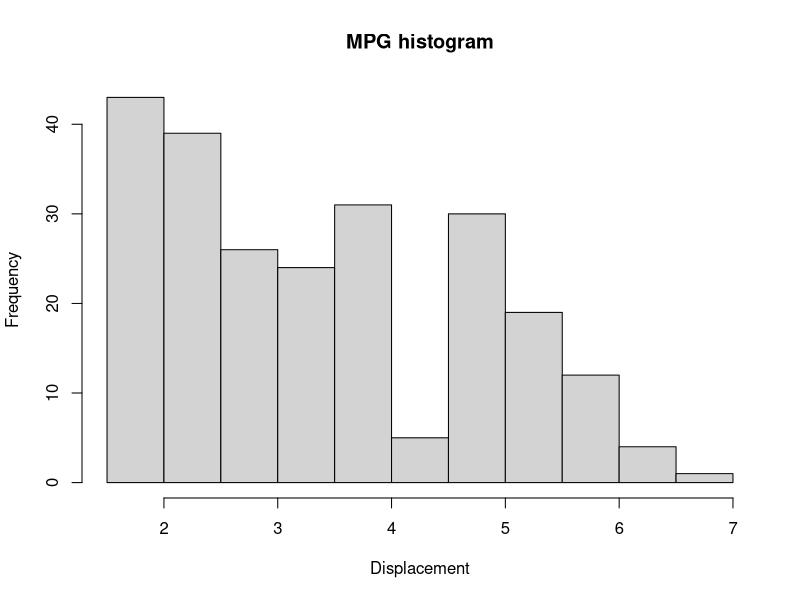
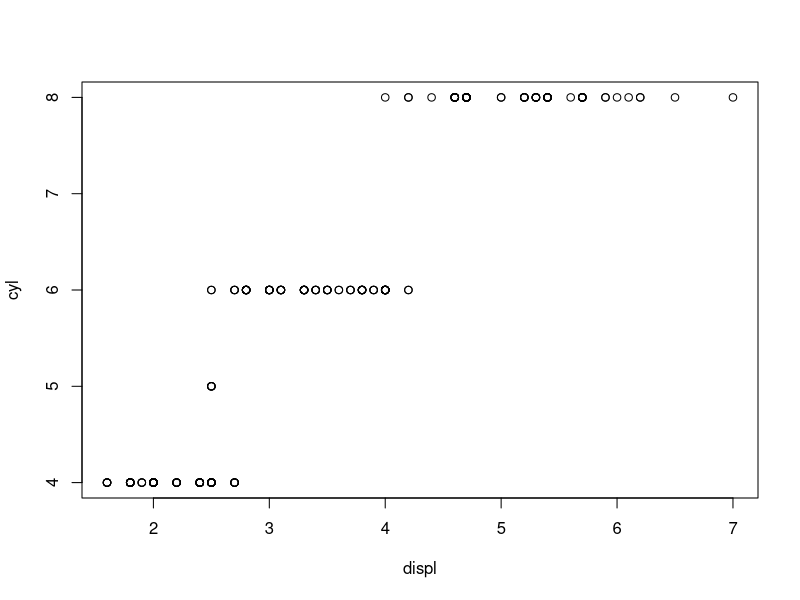
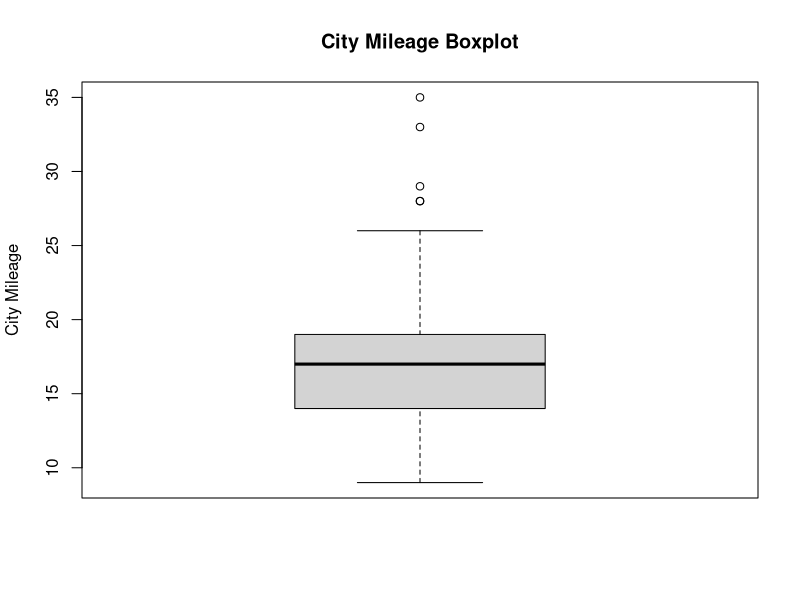
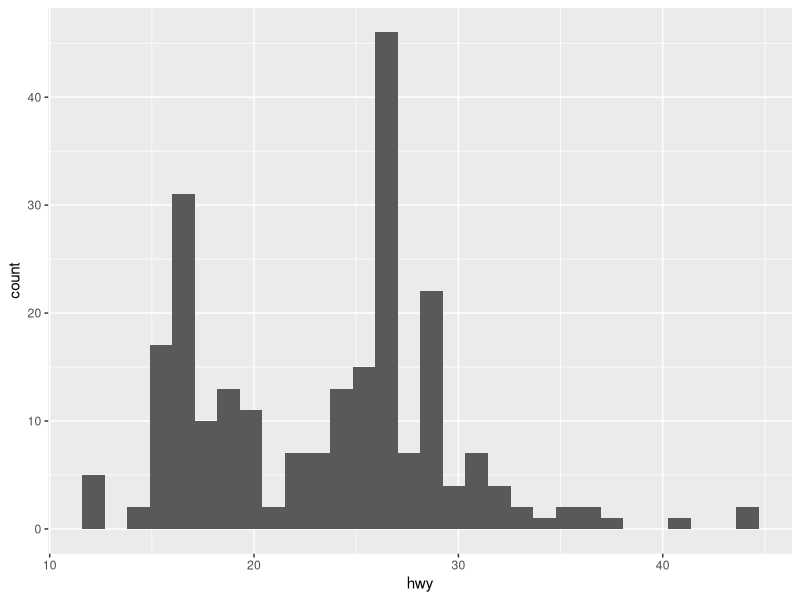
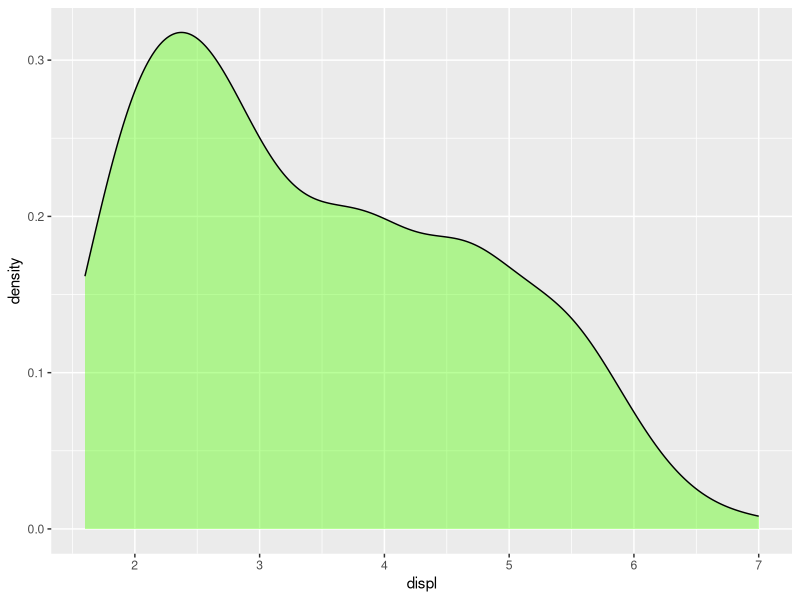
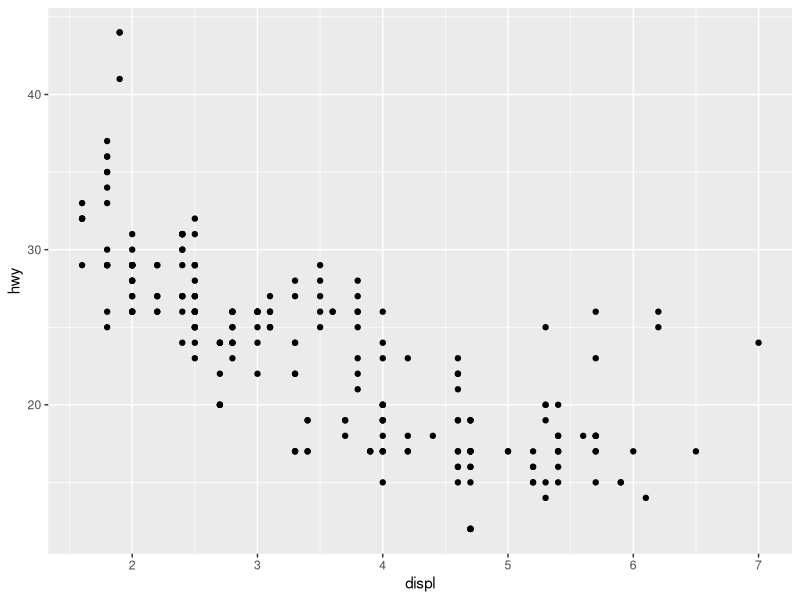
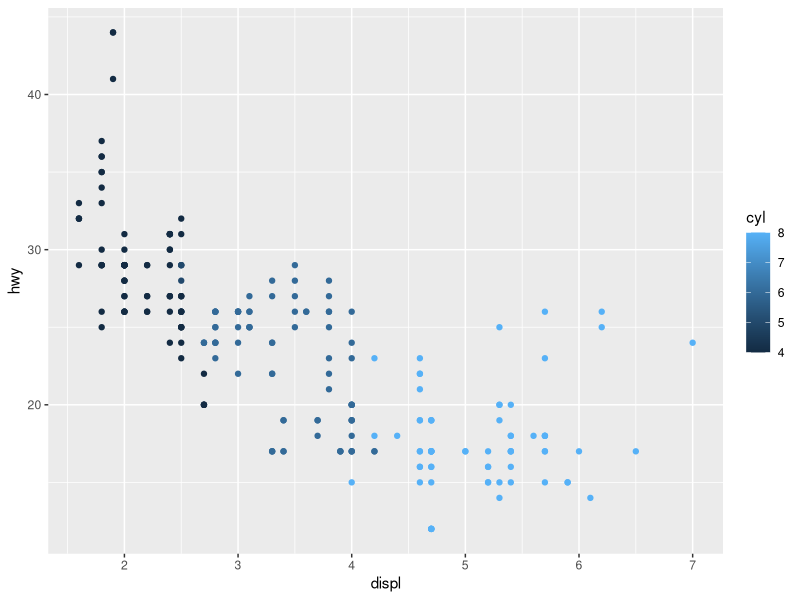
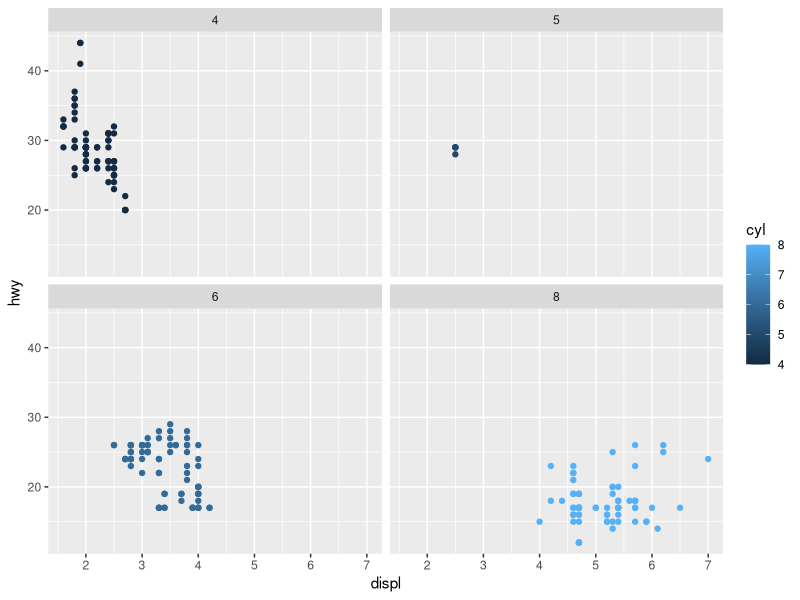

Source code (R) for these figures, in order:
library(ggplot2)
data(mpg)

head(mpg)

hist(mpg$displ, main = "MPG histogram", xlab = "Displacement")

plot(cyl ~ displ, data = mpg)

boxplot(mpg$cty, main = "City Mileage Boxplot", ylab = "City Mileage")

ggplot(data = mpg) + geom_histogram(aes(x = hwy))

ggplot(data = mpg) + geom_density(aes(x = displ), fill = "#51ff0065")

g <- ggplot(mpg, aes(x = displ, y = hwy))

g + geom_point()

g + geom_point(aes(color = cyl))

g + geom_point(aes(color = cyl)) + facet_wrap(~cyl)

g + geom_point(aes(color = cyl)) + facet_grid(class~year)

ggplot(mpg, aes(y = displ, x = 1)) + geom_boxplot()

ggplot(mpg, aes(y = displ, x = class)) + geom_boxplot()

ggplot(mpg, aes(y = displ, x = class)) + geom_violin()

ggplot(mpg, aes(y = displ, x = class)) + geom_violin() + geom_boxplot()

ggplot(mpg, aes(y = displ, x = class)) + geom_boxplot() + geom_violin()

ggplot(mpg, aes(x = cyl, y = displ)) + geom_line()

ggplot(mpg, aes(x = displ)) + geom_histogram() + facet_wrap(~class)
